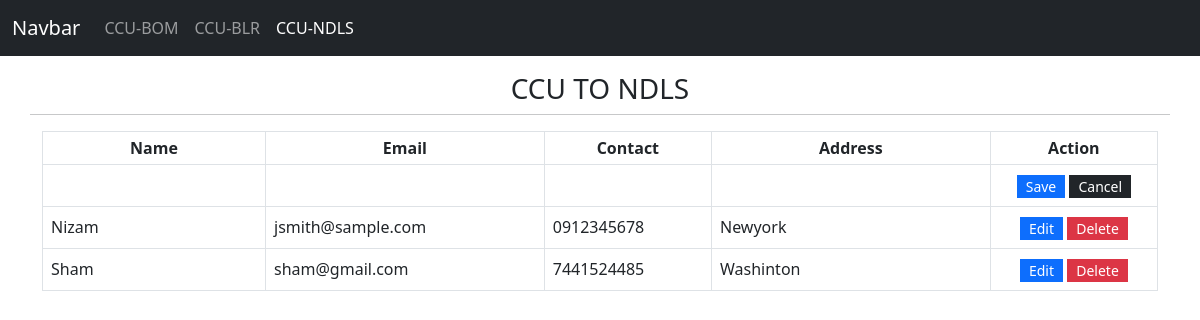
The app's page /index2.php with its own data.
### tables this page shows
CREATE TABLE IF NOT EXISTS `members2` (
  `id` int NOT NULL AUTO_INCREMENT,
  `name` text NOT NULL,
  `contact` varchar(50) NOT NULL,
  `email` varchar(250) NOT NULL,
  `address` text NOT NULL,
  PRIMARY KEY (`id`)
);

### index2.php (the view, shortened to what this page needs)
<?php
$db = new DBConnection();
$conn = $db->conn;
?>
<!DOCTYPE html>
<html lang="en">
<head>
    <link rel="stylesheet" href="./assets/css/bootstrap.css">
</head>
<body>
    <nav class="navbar navbar-expand-lg navbar-dark bg-dark">
        <div class="container-fluid">
            <a class="navbar-brand" href="#">Navbar</a>
            <div class="collapse navbar-collapse" id="navbarSupportedContent">
                <ul class="navbar-nav me-auto mb-2 mb-lg-0">
                    <li class="nav-item">
                        <a class="nav-link" href="index.php">CCU-BOM</a>
                    </li>
                    <li class="nav-item">
                        <a class="nav-link" href="index1.php">CCU-BLR</a>
                    </li>
                    <li class="nav-item">
                        <a class="nav-link active" aria-current="page" href="#">CCU-NDLS</a>
                    </li>
                </ul>
            </div>
        </div>
    </nav>
    <div class="container py-3">
        <div class="row">
            <div class="col-12">
                <h3 class="text-center">CCU TO NDLS</h3>
            </div>
            <hr>
            <div class="col-12">
                <form action="" id="form-data">
                    <table class='table table-hovered table-stripped table-bordered' id="form-tbl">
                        <colgroup>
                            <col width="20%">
                            <col width="25%">
                            <col width="15%">
                            <col width="25%">
                            <col width="15%">
                        </colgroup>
                        <thead>
                            <tr>
                                <th class="text-center p-1">Name</th>
                                <th class="text-center p-1">Email</th>
                                <th class="text-center p-1">Contact</th>
                                <th class="text-center p-1">Address</th>
                                <th class="text-center p-1">Action</th>
                            </tr>
                        </thead>
                        <tbody>
                            <tr>
                                <td contenteditable="" name="name" required></td>
                                <td contenteditable="" name="email" required></td>
                                <td contenteditable="" name="contact" required></td>
                                <td contenteditable="" name="address" required></td>
                                <td class="text-center">
                                    <button class="btn btn-sm btn-primary btn-flat rounded-0 px-2 py-0">Save</button>
                                    <button class="btn btn-sm btn-dark btn-flat rounded-0 px-2 py-0" onclick="cancel_button($(this))" type="button">Cancel</button>
                                </td>
                            </tr>
                            <?php
                            $query = $conn->query("SELECT * FROM `members2` order by id asc");
                            while ($row = $query->fetch_assoc()) :
                            ?>
                                <tr data-id='<?php echo $row['id'] ?>'>
                                    <td name="name"><?php echo $row['name'] ?></td>
                                    <td name="email"><?php echo $row['email'] ?></td>
                                    <td name="contact"><?php echo $row['contact'] ?></td>
                                    <td name="address"><?php echo $row['address'] ?></td>
                                    <td class="text-center">
                                        <button class="btn btn-primary btn-sm rounded-0 py-0 edit_data noneditable" type="button">Edit</button>
                                        <button class="btn btn-danger btn-sm rounded-0 py-0 delete_data noneditable" type="button">Delete</button>
                                    </td>
                                </tr>
                            <?php endwhile; ?>
                        </tbody>
                    </table>
                </form>
            </div>
        </div>
    </div>
</body>
</html>

### records on screen
members2: name "Nizam", email "jsmith@sample.com", contact "0912345678", address "Newyork"
members2: name "Sham", email "sham@gmail.com", contact "7441524485", address "Washinton"
